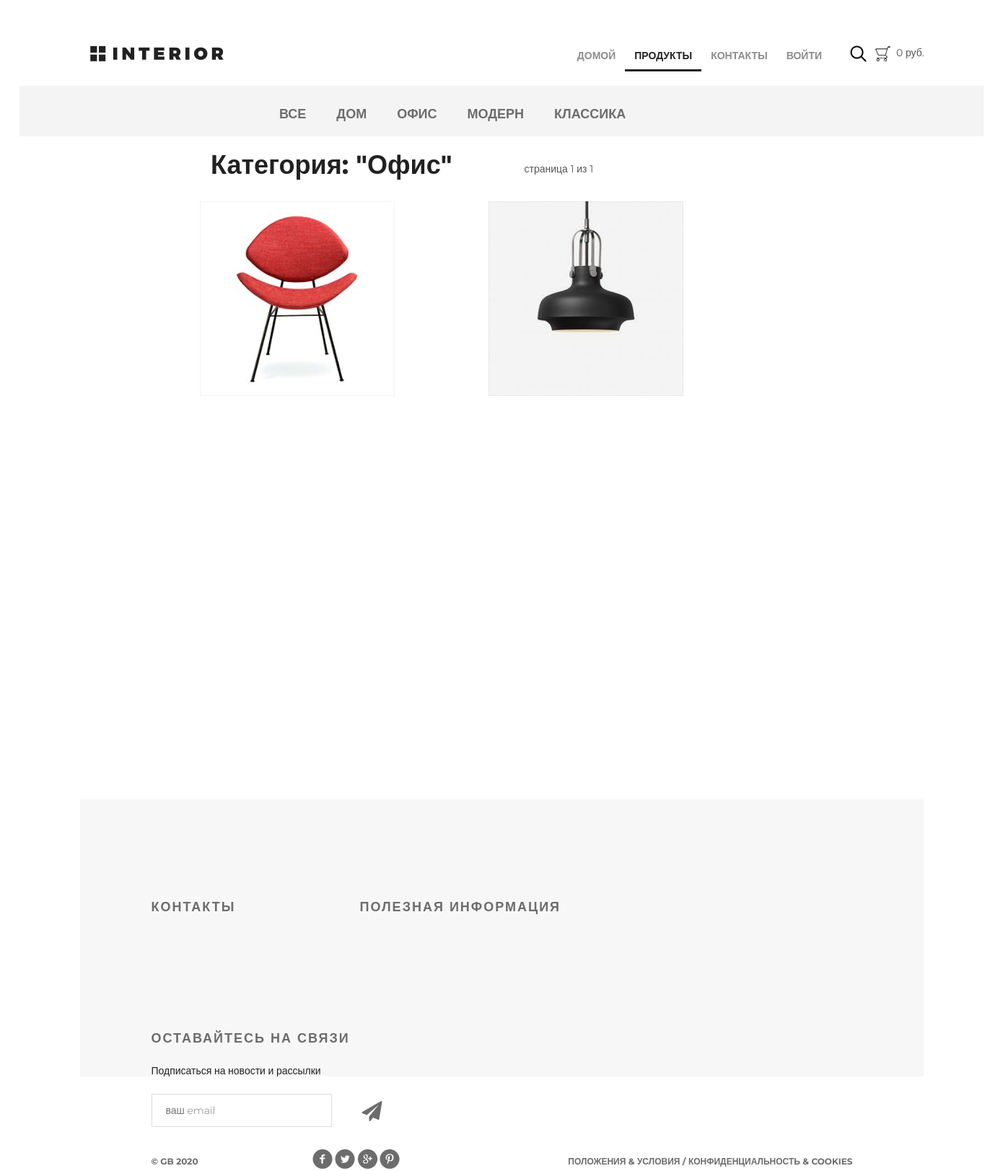
Screenshot of /products/category/18/ with the database file from the repository.
### mainapp/models.py (models this page shows, shortened)
class ProductCategory(models.Model):
    name = models.CharField(max_length=64, unique=True, verbose_name='имя')
    description = models.TextField(blank=True, verbose_name='описание')
    is_active = models.BooleanField(verbose_name='активна', default=True)
    class Meta:
        verbose_name = 'категория'
        verbose_name_plural = 'категории'

class Product(models.Model):
    category = models.ForeignKey(ProductCategory, on_delete=models.CASCADE)
    name = models.CharField(max_length=128, verbose_name='имя')
    image = models.ImageField(upload_to='products_images', blank=True, verbose_name='изображение')
    short_desc = models.CharField(max_length=128, verbose_name='краткое описание', blank=True)
    description = models.TextField(blank=True, verbose_name='описание')
    price = models.DecimalField(max_digits=8, decimal_places=2, default=0, verbose_name='цена')
    quantity = models.PositiveSmallIntegerField(default=0, verbose_name='количество товара')
    is_active = models.BooleanField(default=True, verbose_name='активен')
    class Meta:
        verbose_name = 'продукт'
        verbose_name_plural = 'продукты'

### mainapp/views.py (the view, shortened to what this page needs)
# urls.py: path('products/', include('mainapp.urls', namespace='products')),
def products(request, pk=None, page=1):
    title = 'продукты'
    links_menu = ProductCategory.objects.filter(is_active=True)
    if pk is not None:
        if pk == 0:
            category = {
                'pk': 0,
                'name': 'все',
            }
            products_list = Product.objects.filter(is_active=True, category__is_active=True).order_by('price')
        else:
            category = get_object_or_404(ProductCategory, pk=pk)
            products_list = Product.objects.filter(category__pk=pk, is_active=True, category__is_active=True).order_by(
                'price')
        paginator = Paginator(products_list, 2)
        try:
            products_paginator = paginator.page(page)
        except PageNotAnInteger:
            products_paginator = paginator.page(1)
        except EmptyPage:
            products_paginator = paginator.page(paginator.num_pages)
        content = {
            'title': title,
            'links_menu': links_menu,
            'category': category,
            'products': products_paginator,
        }
        return render(request, 'mainapp/products_list.html', content)

### adminapp/templatetags/custom_tags.py (called while the page is built)
@register.filter(name='media_folder_products')
def media_folder_products(string):
    if not string:
        string = 'products_images/default.jpg'
    return f'{settings.MEDIA_URL}{string}'

### mainapp/context_processors.py (called while the page is built)
def basket(request):
    basket_items = []
    if request.user.is_authenticated:
        basket_items = Basket.objects.filter(user=request.user)
    return {
        'basket': basket_items
    }

### mainapp/templates/mainapp/products_list.html (shortened to what this page needs)
{% extends 'mainapp/base.html' %}
{% load static %}
{% load custom_tags %}
{% block content %}
    <div class="details">
        <div class="links clearfix">
            {% include 'mainapp/inc/inc_categories_menu.html' %}
        </div>
        <div class="products_list">
            <div class="title clearfix">
                <h2>Категория: "{{ category.name|title }}"</h2>
                <div class="paginator">
                    <span class="current">
            страница {{ products.number }} из
            {{ products.paginator.num_pages }}
          </span>
                </div>
            </div>
            <div class="category-products clearfix">
                {% for product in products %}
                    <div class="block">
                        <a href="{% url 'products:product_page' product.pk %}">
                            <img src="{{ product.image|media_folder_products }}" alt="product">
                        </a>
                    </div>
                {% endfor %}
            </div>
        </div>
    </div>
    <div class="clr"></div>
{% endblock %}

### mainapp/templates/mainapp/inc/inc_categories_menu.html
<ul class="links-menu">
    <li>
        <a href="{% url 'products:category' 0 %}">
            Все
        </a>
    </li>
    {% for item in links_menu %}
        <li>
            <a href="{% url 'products:category' item.pk %}">
                {{ item.name }}
            </a>
        </li>
    {% endfor %}
</ul>

### static/css/style.css (style rules this page uses)
* { margin: 0; padding: 0; }
body { font-family: 'Montserrat', sans-serif; }
html, body { height: 100%; }
.products_list { margin-left: 250px; }
.products_list a { color: #555; text-decoration: none; }
.products_list .title { margin: 20px auto; height: 50px; float: none; }
.products_list .title h2 { margin-top: 0; float: left; }
.products_list .title .paginator { display: block; position: relative; left: 75px; top: 15px; margin-left: 25px; color: #555; float: left; }
.category-products { margin-bottom: 75px; }
.category-products .block a img { float: left; }
.category-products .block { float: left; margin-right: 30px; display: block; height: 370px; width: 370px; position: relative; }
.clr { height: 384px; }
.clearfix:after { content: ""; display: block; clear: both; }
.title { height: 152px; margin-right: 15px; }
.title h2 { float: left; margin-top: 118px; color: #212121; font-size: 36px; font-weight: 700; text-align: left; margin-left: 15px; }
.links { height: 70px; background-color: #f4f4f4; position: relative; padding-left: 360px; }
.links-menu { margin: 27px auto 0px; position: absolute; }
.links-menu li { float: left; list-style-type: none; padding-right: 42px; }
.links-menu li a { text-decoration: none; color: #6c6c6c; font-size: 18px; font-weight: 700; text-transform: uppercase; }

### rows the page displays
ProductCategory: name "ДОМ"
ProductCategory: name "ОФИС", name "Офис"
ProductCategory: name "МОДЕРН"
ProductCategory: name "КЛАССИКА"
Product: image|media_folder_products (picture)
Product: image|media_folder_products (picture)

### other values shown
{{ products.number }} "1"
{{ products.paginator.num_pages }} "1"
